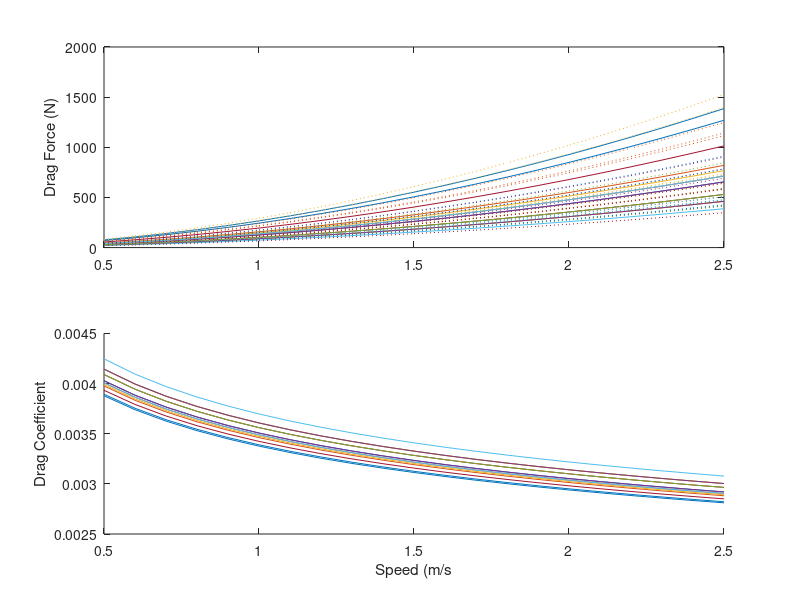

Write the MATLAB code that produced this figure. (Note: this script raises an error after producing the figure.)
% Calculate whale drag coefficients for all individuals
% Age at first entanglement determines length, which gives weight and width
% from Fortune et al 2012

% 9 Dec 2014

clear all; close all

% Whale ID follows order of TOWDATA
whales = {'EG 2212  ','EG 2223  ','EG 3311  ','EG 3420  ','EG 3714  ',...
    'EG 3107  ','EG 2710  ','EG 1427  ','EG 2212  ','EG 3445  ','EG 3314  ',...
    'EG 3610  ','EG 3294  ','EG 2030  ','EG 1102  '};
age = [5,8,7,5,2,1,3,18,6,2,2,3,6,12,21];


% length, m
% Moore et al. 2005 length at age relationship (NOT FORTUNE)
l = [[1235;1300;1282;1235;1108;1011;1164;1413;1260;1108;1108;1164;1260;1357;1435]]/100;

% speed, ms-1
U = 0.5:0.1:2.5;

% kinematic viscosity of seawater, m2s-1
v = 10^-6;

% calculate reynolds number
Re = (l*U)./v;

% coefficient of friction [Eqn. 4]
Cf = 0.072*Re.^(-1/5);

% seawater density
rho = 1025;

% estimated whale mass
% Moore et al. 2005 weight at age relationship (NOT FORTUNE)
M = [12038;17359;15585;12038;6717;4943;8490;35096;13811;6717;6717;8490;13811;24453;40416];

% estimated wetted surface area
Sw = 0.08*M.^0.65;

% max diameter of body, m
% Fortune et al. 2012, width to length relationship from photogrammetry
% (NOT NECROPSY)
d = (38.63+0.21*l*100)/100;

% Fineness Ratio
FR = l./d;

% drag augmentation factor for oscillation, = 3 as per Frank Fish, pers comm
k = 1.5;
% appendages
g = 1.3;
% submergence
% load('gamma.mat')
% p = polyfit(gamma(:,1),gamma(:,2),8);
% f = polyval(p,gamma(:,1));
%
% hn = 11.24; % median submergence depth not entangled (Eg 3911 tag)
% xn = hn./d; % h/d values based on the mean submergence depth while not entangled
% yn = interp1(gamma(:,1),f,xn); % interpolates gamma to find value for calculated h/d
%
% he = 5.4; % median submergence depth while entangled (mean of Eg 3911 and Eg 4057)
% xe = he./d; % calculated h/d values based on the mean SD submergence depth while entangled
% ye = interp1(gamma(:,1),f,xe); % interpolates gamma to find value for calculated h/d

% calculate drag coefficient [Eqn 5]
for i = 1:length(Cf)
    whaleCD0(:,i) = Cf(:,i).*(1+1.5*(d./l).^(3/2) + 7*(d./l).^3);
    
    % calculate drag force on the whale body (N)
    whaleDf(:,i) = (1/2)*rho*(U(i).^2)*Sw.*whaleCD0(:,i)*g*k;
    whaleDf_lower(:,i) = whaleDf(:,i)*0.9;
    whaleDf_upper(:,i) = whaleDf(:,i)*1.1; % error for oscillation: use 1.35 to 1.65
    
    % back-calculate Cd
    whaleCD(:,i) = (2*whaleDf(:,i))./(rho*(U(i).^2)*Sw);
    
end



% % for each whale, add submergence effect
% for i = 1:length(yn)
% whaleDf(i,:) = whaleDf(i,:)*yn(i);
% whaleDf_E(i,:) = whaleDf(i,:)*ye(i);
% end


% plot on figure
figure(2)
subplot(211)
plot(U,whaleDf,U,whaleDf_lower,':',U,whaleDf_upper,':')
ylabel('Drag Force (N)')

subplot(212); hold on
plot(U,whaleCD0)
xlabel('Speed (m/s'); ylabel('Drag Coefficient')
adjustfigurefont

% McGregor DTAG drag coefficients and speed for foraging and traveling and
% CFD
McG_FORAGE = [0.0099	0.95;
    0.012	1.02;
    0.024	0.91;
    0.0091	1.06];
McG_TRAVEL = [0.0052	0.97;
    0.0036	1;
    0.0038	1.07;
    0.0049	1.08;
    0.005	0.9];
McG_CFD = [0.012    0.514];

% speed and drag coefficient for Eg3911 whale, nonentangled
vdh_NESk3(:,2) = [0.00370835542841646;0.00361910776902858;0.00354137208507408;
    0.00347268871336042;0.00341129509882514;0.00335588747591488;0.00330547586381435;
    0.00325929184961735;0.00321672773989446;0.00317729513661081;0.00314059597028095;
    0.00310630176709948;0.00307413850356466;0.00304387534137935;0.00301531611280707;
    0.00298829279160383;0.00296266042108549;0.00293829312750845;0.00291508095277899;
    0.00289292731333564;0.00287174694299712;0.00285146421375123;0.00283201175451527];
vdh_NESk3(:,1) = [0.772:0.1:2.98];
Re_3911 = (10*U)/1.17E-6;

% plot
plot(McG_FORAGE(:,2),McG_FORAGE(:,1),'k^','MarkerFaceColor','k')
plot(McG_TRAVEL(:,2),McG_TRAVEL(:,1),'r^','MarkerFaceColor','r')
plot(McG_CFD(:,2),McG_CFD(:,1),'g^','MarkerFaceColor','g')

plot(vdh_NESk3(:,1),vdh_NESk3(:,2),'b^-','MarkerFaceColor','b')

xlabel('Speed (m/s)'); ylabel('Drag Coefficient'); adjustfigurefont
xlim([0 2.5])

% % speed of interest = 1.1 m/s (average minimum swim speeds from entangled and
% % nonentangled argos data)
% WhaleCd = CD0(:,7);
% WhaleDf = Df(:,7);

%% Plot whales and their gears ****(not whale + gear)

GearCdRe

c = colormap(lines);
figure(20); clf; hold on
for i = 1:15;
    plot(U,whaleDf(i,:),'color',c(i,:))
    plot(TOWDRAG(i).mn_speedTW,TOWDRAG(i).mn_dragN,'.','MarkerSize',20,'color',c(i,:))
end
box on
xlabel('Speed (m/s)'); ylabel('Drag (N)')

figure(21); clf; hold on
for i = 1:15;
    plot(U,whaleCD0(i,:),'color',c(i,:))
    plot(speed(:,i),gearCd(:,i),'.','MarkerSize',20,'color',c(i,:))
end
box on
xlabel('Speed (m/s)'); ylabel('Drag Coefficient')

%% for each whale

close all;

figure(5); hold on

for i = 1:15;
    % calculate width
    [width,stations] = bodywidth(l(i));
    
    % obtain boundary layer dimensions
    BL = bndry_layer(width,d(i),stations);
    
    % get parameters for entangling gear attachment points
    % pt = location of attachment point
    % A = frontal area of 2 attachment points
    % p = height of protuberance at each attachment
    load('case_pApt')
    
    % calculate interference drag
    [DI(i,:),DI_upper(i,:),DI_lower(i,:)] = interferenceDrag(pt(i,:),A(i,:),p(i,:),BL,stations);
    
    % calculate gear drag curves
    warning off
    [yfit(:,i),speed,coeffs(:,i),lower(:,i),upper(:,i)] = towfit([TOWDRAG(i).mn_speed' TOWDRAG(i).mn_dragN],U);
    
    % plot all components
    figure(5); hold on
    h1 = plot(U,whaleDf(i,:),'color',[0 0.40 0.7]); h1.Color(4) = 0.75; % whale
    % plot interference drag
    h2 = plot(U,DI(i,:),'color',[0.494 0.184 0.556]); h2.Color(4) = 0.75;
    % plot gear drag
    h3 = plot(U,yfit(:,i),'color',[0.829 0.594 0.025]); h3.Color(4) = 0.75;
    
    % add to whale and gear drag
    Dtot(i,:) = whaleDf(i,:) + yfit(:,i)' + DI(i,:);
    Dtot_lower(i,:) = whaleDf_lower(i,:) + lower(:,i)' + DI_lower(i,:);
    Dtot_upper(i,:) = whaleDf_upper(i,:) + upper(:,i)' + DI_upper(i,:);
    
    % plot total entangled whale with lower and upper bounds
    plot(U,Dtot(i,:),'color',[0.65 0.65 0.65])
    plot(U,Dtot_lower(i,:),':','color',[0.65 0.65 0.65])
    plot(U,Dtot_upper(i,:),':','color',[0.65 0.65 0.65])
    
    % plot lower and upper 95% prediction intervals
    h5 = plot(speed,lower(:,i),':','color',[0.829 0.594 0.025]); h5.Color(4) = 0.75;
    h6 = plot(speed,upper(:,i),':','color',[0.829 0.594 0.025]); h6.Color(4) = 0.75;
    % plot interference drag +/- 10% estimates of CDI
    h7 = plot(U,DI_lower(i,:),':','color',[0.494 0.184 0.556]); h7.Color(4) = 0.75;
    h8 = plot(U,DI_upper(i,:),':','color',[0.494 0.184 0.556]); h8.Color(4) = 0.75;
    % plot whale drag +/- 10% k
    h9 = plot(U,whaleDf_lower(i,:),':','color',[0 0.40 0.7]); h7.Color(4) = 0.75;
    h10 = plot(U,whaleDf_upper(i,:),':','color',[0 0.40 0.7]); h7.Color(4) = 0.75;
    % plot data points
    % h4 = plot(TOWDRAG(i).mn_speed,TOWDRAG(i).mn_dragN,'.','color',[0.829 0.594 0.025],'MarkerSize',20);
    
end
% plot averages
plot(U,mean(whaleDf),'color',[38/255 80/255 170/255],'LineWidth',3)
plot(U,mean(DI),'color',[0.494 0.184 0.556],'LineWidth',3)
plot(U,mean(yfit'),'.-','color',[0.829 0.594 0.025],'LineWidth',3)
plot(U,mean(Dtot),'k','LineWidth',3)

box on
xlabel('Speed (m/s)'); ylabel('Drag (N)')
adjustfigurefont
[legh,objh,outh,outm] = legend('Whale Drag','Interference Drag',...
    'Gear Drag','Total Whale + Gear','Location','NW');
set(objh,'linewidth',2);
ylim([0 2500])

cd /Users/julievanderhoop/Documents/MATLAB/TOW/AnalysisFigs/Paper
print('GearDrag_Fig7.eps','-depsc','-r300')

%% What is the percent increase
% for all cases
for i = 1:15
    % for all speeds
    for j = 1:21
        foldinc(i,j) = Dtot(i,j)/whaleDf(i,j);
        pinc(i,j) = (Dtot(i,j) - whaleDf(i,j))./whaleDf(i,j);
    end
end

%% Find drag at U = 1.2 m/s

mn_atspeed = mean(whaleDf(:,8));
st_atspeed = std(whaleDf(:,8));

mn_atspeed_E = mean(Dtot(:,8));
st_atspeed_E = std(Dtot(:,8));

% paired t test
[h,p,ci,stats] = ttest(whaleDf(:,8),Dtot(:,8));

% mean sd percent increase in drag overall
[mean(mean(foldinc')) std(mean(foldinc'))];

% mean sd percent increase in drag at 1.23 m/s
[mean(foldinc(:,8)) std(foldinc(:,8))];

% minimum and maximum fold increases
[val,ind] = min(foldinc);
[mean(val) std(val)];

[val,ind] = max(foldinc);
[mean(val) std(val)];

%% values and stats in paper
% nonentangled whale drag 0.5 m/s
[mean(whaleDf(:,1)) std(whaleDf(:,1))];
% nonentagneld whale drag 2.5 m/s
[mean(whaleDf(:,21)) std(whaleDf(:,21))];
% nonentangled whale 95% CI speed 1.2 m/s
[mean(whaleDf(:,8)) std(whaleDf(:,8))];
% entangled whale 95% CI speed 1.2 m/s
[mean(Dtot(:,8)) std(Dtot(:,8))];
% significantly different when entangled
[h,p,ci,stats] = ttest(Dtot(:,8),whaleDf(:,8));
%% 

figure(12); clf; hold on
plot(U,foldinc')
plot(U,mean(foldinc),'k','LineWidth',2)
xlabel('Speed (m/s)'); ylabel('Fold Increase in Drag')
adjustfigurefont

for i = 1:15
    ii = find(foldinc(i,:) == min(foldinc(i,:)));
    mininc(i) = ii;
    % plot(U(ii),foldinc(i,ii),'o')
end

%% What proportion of body drag is gear drag?

for i = 1:15
    bodyprop(i,:) = (yfit(:,i)' + DI(i,:))./whaleDf(i,:);
end
figure(19); clf
subplot(5,1,[1,4]); hold on
plot(U,bodyprop')
plot([0.5 2.5],[1 1],'k--') % plot unity as a reference
plot(U,mean(bodyprop),'k','LineWidth',2) % plot mean
box on
ylabel({'Gear Drag : Body Drag';''})
% set(gca,'xticklabels',{' ',' ',' ',' ',' '})
set(gca,'ytick',0:1:4)
text(0.60,3.7,'A','FontWeight','bold','FontSize',18)

% overall what proportion is it?
[mean(mean(bodyprop')) mean(std(bodyprop'))];

% for J091298
[mean(bodyprop(1,:)) std(bodyprop(1,:))];
[min(bodyprop(1,:)) max(bodyprop(1,:))]

%% What is the speed at minimum gear drag: whale drag?
for i = 1:15
    ii = find(bodyprop(i,:) == min(bodyprop(i,:)));
    minprop(i) = ii;
    % plot(U(ii),bodyprop(i,ii),'o')
end

subplot(5,1,5)
hist(U(minprop))
xlim([0.5 2.5])
xlabel('Speed (m/s)'); ylabel({'Freq';''})
text(0.60,2.8,'B','FontWeight','bold','FontSize',18)
adjustfigurefont

%% Does gear drag exceed whale drag?

% for all cases:
for i = 1:15
    exceed(i,:) = whaleDf(i,:) < yfit(:,i)' + DI(i,:);
end

%% Combined Figure
figure(29); clf;
subplot('Position',[0.05, 0.1, 0.425, 0.85]); hold on
plot(U,foldinc')
plot(U,mean(foldinc),'k','LineWidth',2)
xlabel('Speed (m/s)'); ylabel('Fold Increase in Drag')
set(gca,'ytick',[2:1:6])
box on; ylim([1 5.5])
text(0.60,5.25,'A','FontWeight','bold','FontSize',18)

subplot('Position',[0.535,0.35,0.425,0.6]); hold on
plot(U,bodyprop')
plot([0.5 2.5],[1 1],'k--') % plot unity as a reference
plot(U,mean(bodyprop),'k','LineWidth',2) % plot mean
box on
ylabel('Gear Drag : Body Drag')
% set(gca,'xticklabels',{' ',' ',' ',' ',' '})
set(gca,'ytick',0:1:4)
text(0.60,3.7,'B','FontWeight','bold','FontSize',18)

subplot('Position',[0.535,0.1,0.425,0.2])
hist(U(minprop))
xlim([0.5 2.5])
xlabel('Speed (m/s)'); ylabel('Freq')
text(0.60,2.8,'C','FontWeight','bold','FontSize',18)
adjustfigurefont

%% What is relative contribution of whale vs gear vs interference?
clear bardata
bardata(1,:) = mean(whaleDf');
bardata(2,:) = mean(DI');
bardata(3,:) = mean(yfit);

% figure(99); clf
% bar(bardata(1:4,:)','stacked')
% legend('Whale Body','Behaviour','Interference Drag','Gear Drag')
% ylabel('Entangled Whale Drag (N)')
% set(gca,'xticklabels',whales)
% xticklabel_rotate

% Clusters after ADCP data included
cluster = [3,5,5,5,5,4,4,5,5,5,5,2,5,5,4,4,5,5,5,5,1];
bardata(5,:) = cluster(1:15); % assign clusters
[B,I] = sort(bardata(5,:)); % sort by cluster
bardata = bardata(:,I); % reform data matrix
figure(98); clf; hold on
H = bar(bardata(1:3,:)','stacked');
myC= [0 0 0; 0.5 0.5 0.5; 1 1 1]; % colours
for z=1:3
  set(H(z),'facecolor',myC(z,:)) % set colours
end
legend('Whale Body','Interference Drag','Gear Drag','Location','NE')
ylabel('Drag (N)','FontSize',14)
% set(gca,'xticklabel',whales(I))
xticklabel_rotate(1:15,90,whales(I),'FontSize',14)
set(legend,'Position',[0.22, 0.79, 0.25, 0.1])

% add cluster information to the plot
text(0.8,65,'B','color','w','FontSize',14)
text(1.8,65,'C','color','w','FontSize',14)
text(3.8,65,'D','color','w','FontSize',14); plot([3 5],[40 40],'color','w')
text(9.8,65,'E','color','w','FontSize',14); plot([6 15],[40 40],'color','w')
box on
h = legend('Whale Body','Interference Drag','Gear Drag');
set(h,'position',[0.645 0.81 0.23 0.10])

print('GearDrag_Fig9.eps','-depsc','-r300')

% values for paper
% gear / whale drag 
[mean(bardata(3,:)./bardata(1,:)) std(bardata(3,:)./bardata(1,:))];
% body proportion for J091298
[min(bodyprop(1,:)) max(bodyprop(1,:))];
% interference drag range
[min(bardata(2,:)) max(bardata(2,:))];
% percent interference to gear
mean(bardata(2,:)./bardata(3,:))
% greater than woodward values? 
[r1,c1] = find(DI'+yfit > 173);
[r2,c2] = find(DI'+yfit > 267);